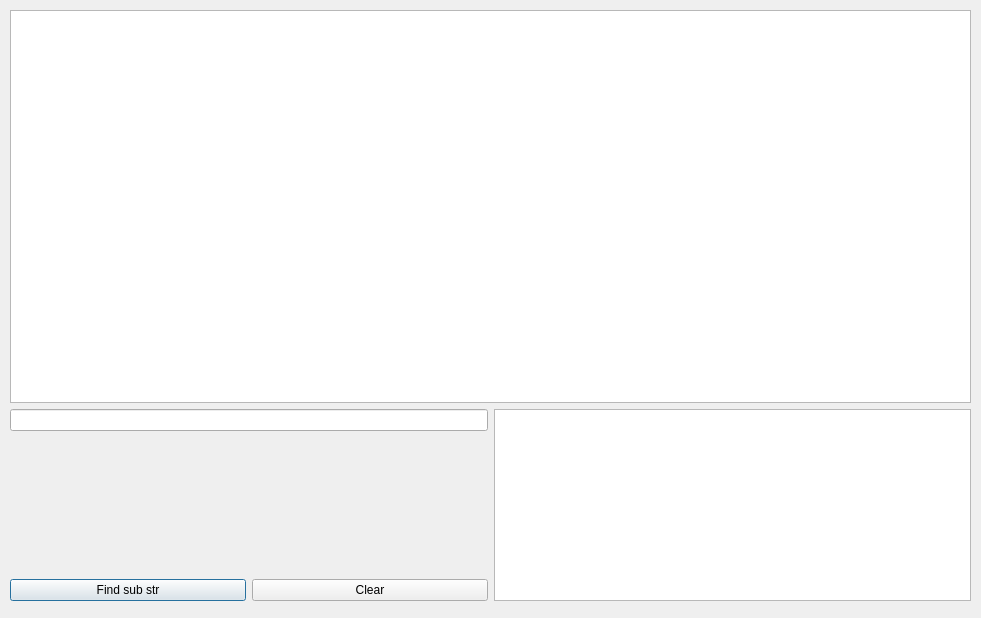
<?xml version="1.0" encoding="UTF-8"?>
<ui version="4.0">
 <class>CustomRegExp</class>
 <widget class="QDialog" name="CustomRegExp">
  <property name="geometry">
   <rect>
    <x>0</x>
    <y>0</y>
    <width>981</width>
    <height>618</height>
   </rect>
  </property>
  <property name="windowTitle">
   <string>Dialog</string>
  </property>
  <widget class="QWidget" name="">
   <property name="geometry">
    <rect>
     <x>10</x>
     <y>10</y>
     <width>961</width>
     <height>591</height>
    </rect>
   </property>
   <layout class="QGridLayout" name="gridLayout">
    <item row="1" column="1" rowspan="3">
     <widget class="QTextBrowser" name="tBFoundSubStr"/>
    </item>
    <item row="1" column="0">
     <widget class="QLineEdit" name="lESetRegExp"/>
    </item>
    <item row="0" column="0" colspan="2">
     <widget class="QTextBrowser" name="tBCurrentHtml">
      <property name="readOnly">
       <bool>false</bool>
      </property>
     </widget>
    </item>
    <item row="3" column="0">
     <layout class="QHBoxLayout" name="horizontalLayout">
      <item>
       <widget class="QPushButton" name="pBFindRegExp">
        <property name="text">
         <string>Find sub str</string>
        </property>
       </widget>
      </item>
      <item>
       <widget class="QPushButton" name="pBClear">
        <property name="text">
         <string>Clear</string>
        </property>
       </widget>
      </item>
     </layout>
    </item>
   </layout>
  </widget>
 </widget>
 <resources/>
 <connections>
  <connection>
   <sender>pBClear</sender>
   <signal>clicked()</signal>
   <receiver>tBFoundSubStr</receiver>
   <slot>clear()</slot>
   <hints>
    <hint type="sourcelabel">
     <x>210</x>
     <y>494</y>
    </hint>
    <hint type="destinationlabel">
     <x>786</x>
     <y>330</y>
    </hint>
   </hints>
  </connection>
 </connections>
</ui>
